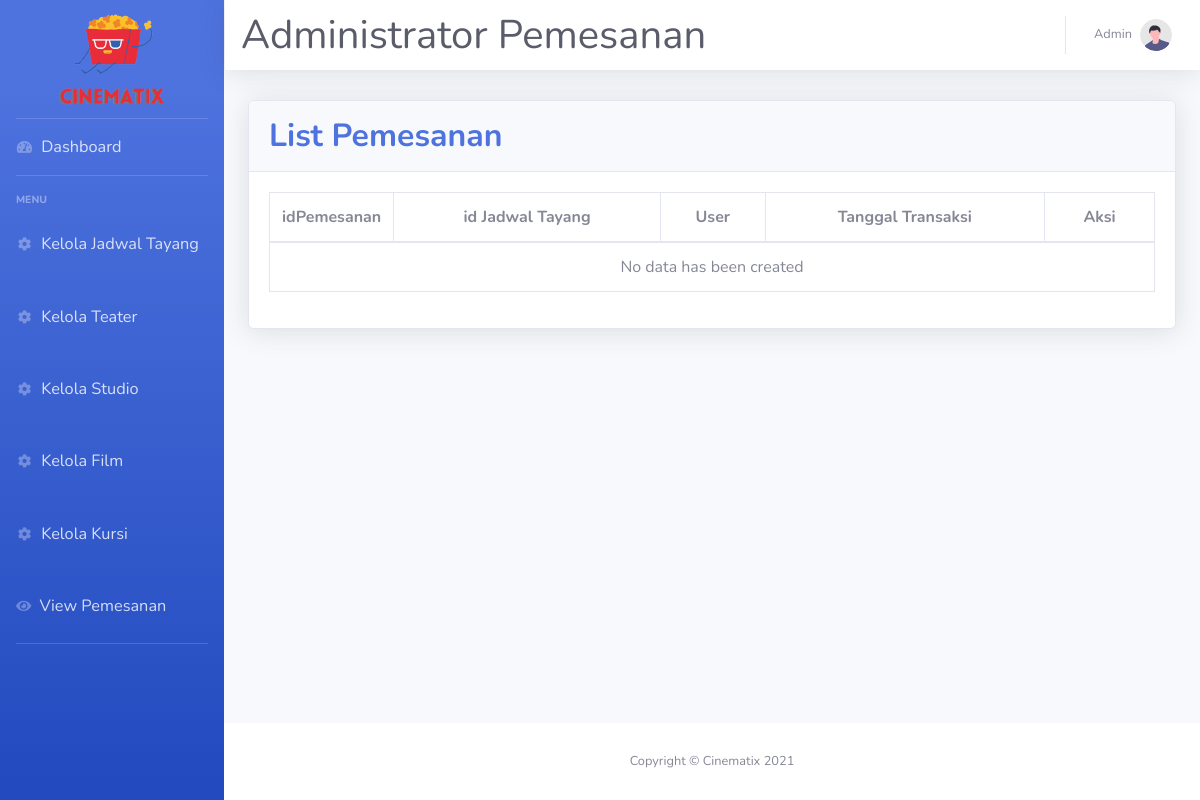
The page /index.php/pemesanan on the database as committed earlier.
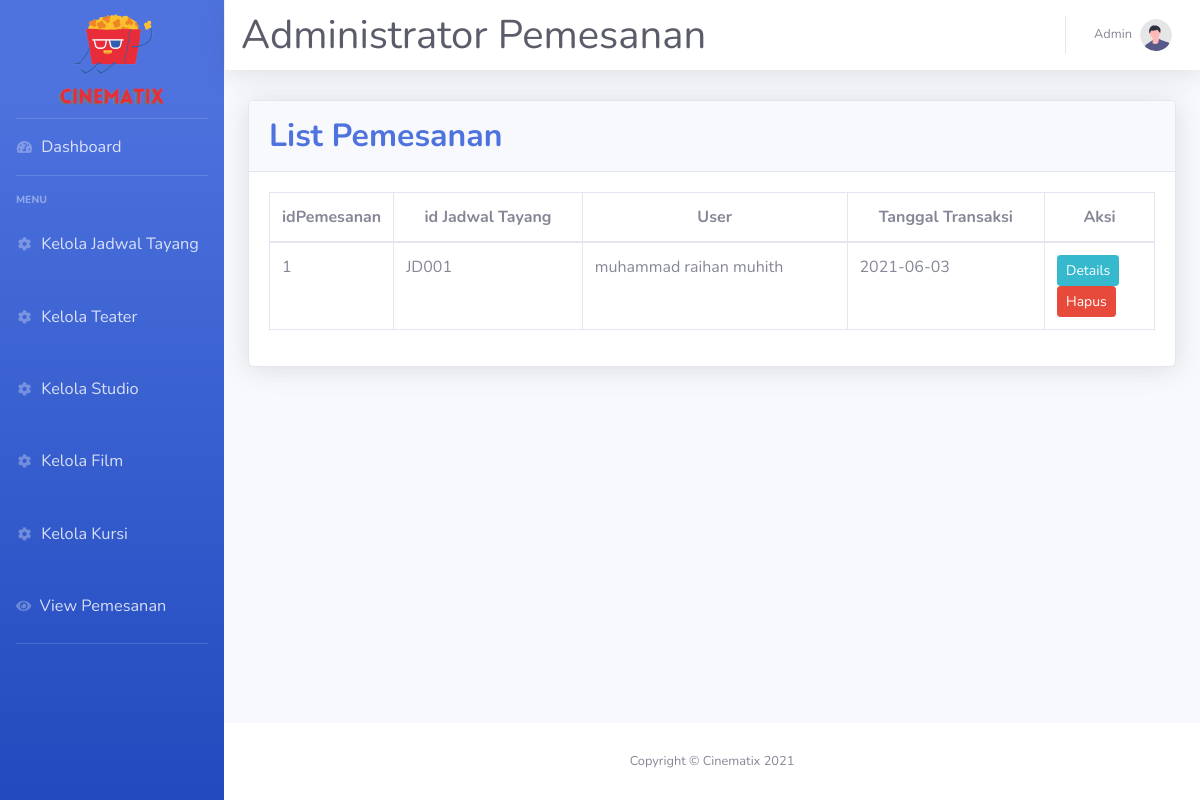
The same page on the database as committed later.
### tables this page shows
CREATE TABLE `pemesanan` (
  `idPemesanan` int(5) NOT NULL,
  `idJadwalTayang` varchar(5) NOT NULL,
  `User` varchar(20) NOT NULL,
  `TglTransaksi` date NOT NULL,
  `Harga` int(10) NOT NULL,
  `idKursi` varchar(3) NOT NULL
);

CREATE TABLE `user` (
  `Username` varchar(25) NOT NULL,
  `Password` varchar(20) NOT NULL,
  `Nama` varchar(40) NOT NULL,
  `JenisAkun` varchar(5) NOT NULL
);

### application/controllers/Pemesanan.php (called while the page is built, shortened)
<?php
class Pemesanan extends CI_Controller {
    public function __construct(){
        $this->load->library('form_validation');
        $this->load->model('Pemesanan_Model');
        $this->load->helper('form');
    }
    public function index()
    {
        $data['judul'] = 'Pemesanan';
        $data['pemesanan'] = $this->Pemesanan_Model->getAllPemesanan();
        $this->load->view('templates/header_admin.php',$data);
        $this->load->view('Admin/ViewPemesanan.php');
        $this->load->view('templates/footer_admin.php');
    }
}

### index.php (called while the page is built, shortened)
<?php
require_once BASEPATH.'core/CodeIgniter.php';

### application/models/Pemesanan_Model.php (called while the page is built, shortened)
<?php
class Pemesanan_Model extends CI_model
{
    public function getAllPemesanan()
    {
        $this->db->select('pemesanan.*,user.Nama as namauser,film.JudulFilm as judul, jadwaltayang.WaktuMulai as jam, jadwaltayang.Tgltayang as tanggal, studio.NomorStudio as nostudio, teater.NamaTeater as namateater, jadwaltayang.harga as harga, kursi.NomorKursi as nokursi');
        $this->db->from('pemesanan');
        $this->db->join('user', 'pemesanan.User = user.Username');
        $this->db->join('jadwaltayang', 'pemesanan.idJadwalTayang = jadwaltayang.idJadwalTayang');
        $this->db->join('film', 'film.idFilm = jadwaltayang.idFilm');
        $this->db->join('teater', 'teater.idTeater = jadwaltayang.idTeater');
        $this->db->join('studio', 'studio.idStudio = jadwaltayang.idStudio');
        $this->db->join('kursi', 'kursi.idKursi = pemesanan.idKursi');
        return $this->db->get()->result_array();
    }
}

### application/views/Admin/ViewPemesanan.php (the view, shortened to what this page needs)
<div class="container-fluid" style="margin-top:100px">
<div class="card shadow mb-4">
    <div class="card-header py-3">
        <h2 class="m-0 font-weight-bold text-primary">List Pemesanan</h2>
    </div>
    <div class="card-body">
        <div class="table-responsive">
            <table class="table table-bordered" id="dataTable" width="100%" cellspacing="0" >
                <thead style="text-align:center;">
                    <tr>
                        <th width="100px">idPemesanan</th>
                        <th>id Jadwal Tayang</th>
                        <th>User</th>
                        <th>Tanggal Transaksi</th>
                        <th width="110px">Aksi</th>
                    </tr>
                </thead>
                <tbody>
                <?php if(empty($pemesanan)): ?>
                    <tr>
                        <td colspan="5" align="center">No data has been created</td>
                    </tr>
                <?php else : ?>
                    <?php foreach ($pemesanan as $pe) : ?>
                    <tr>
                        <td><?= $pe['idPemesanan']; ?></td>
                        <td><?= $pe['idJadwalTayang']; ?></td>
                        <td><?= $pe['namauser']; ?></td>
                        <td><?= $pe['TglTransaksi']; ?></td>
                        <td >
                        <a href="#" class="btn btn-info btn-icon-split btn-sm PemesananDetailBtn" data-toggle="modal" data-target="#DetailPemesananModal" data-id="<?= $pe['idPemesanan']; ?>">
                            <span class="text">Details</span>
                        </a>
                        <a href="<?= base_url(); ?>Pemesanan/delPemesanan/<?= $pe['idPemesanan']; ?>" class="btn btn-danger btn-icon-split btn-sm delPemesananbtn" onclick="return confirm('Apakah Anda yakin untuk menghapus data ini ?');">
                            <span class="text">Hapus</span>
                        </a>
                        </td>
                    </tr>
                    <?php endforeach; ?>
                <?php endif; ?>
                </tbody>
            </table>
        </div>
    </div>
</div>
</div>
</div>

Rows that differ between the two databases and show on the page:
added pemesanan: idPemesanan "1", idJadwalTayang "JD001", user.Nama "muhammad raihan muhith", TglTransaksi "2021-06-03"
Other text that changed with them:
text no longer shown: "No data has been created"
